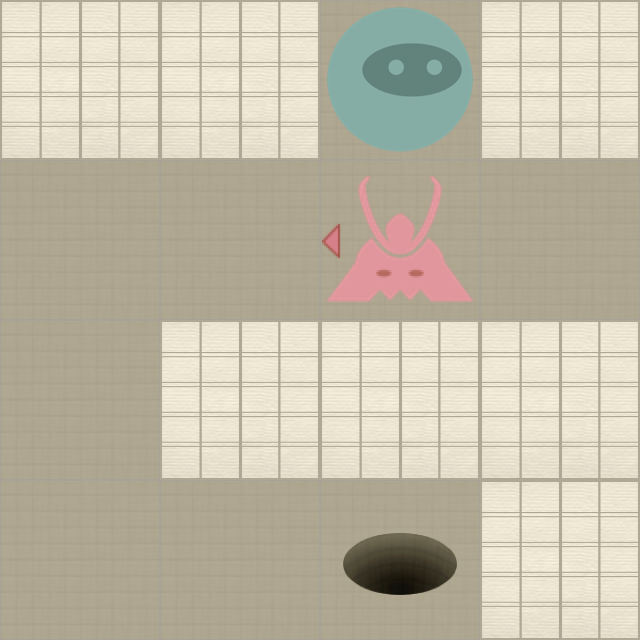

This game map was drawn from its Tiled (.tmx) file and the tilesets committed beside it. A one-line description and the trimmed map source follow:
An orthogonal 4x4 tile map with 160x160 px tiles, 2 tile layers (Level, Actors).

<map version="1.0" orientation="orthogonal" width="4" height="4" tilewidth="160" tileheight="160">
 <properties>
  <property name="moves" value="7" />
 </properties>
 <tileset firstgid="1" name="tiles" tilewidth="160" tileheight="160" spacing="2" margin="2">
  <image source="tiles-ipadhd.png" width="1024" height="1024" />
  <tile id="0">
   <properties>
    <property name="actor" value="exit" />
   </properties>
  </tile>
  <tile id="2">
   <properties>
    <property name="actor" value="guard" />
    <property name="direction" value="down" />
   </properties>
  </tile>
  <tile id="3">
   <properties>
    <property name="actor" value="guard" />
    <property name="direction" value="left" />
   </properties>
  </tile>
  <tile id="4">
   <properties>
    <property name="actor" value="guard" />
    <property name="direction" value="right" />
   </properties>
  </tile>
  <tile id="5">
   <properties>
    <property name="actor" value="guard" />
    <property name="direction" value="up" />
   </properties>
  </tile>
  <tile id="7">
   <properties>
    <property name="actor" value="player" />
   </properties>
  </tile>
  <tile id="8">
   <properties>
    <property name="actor" value="scroll" />
   </properties>
  </tile>
  <tile id="9">
   <properties>
    <property name="wall" value="1" />
   </properties>
  </tile>
 </tileset>
 <layer name="Level" width="4" height="4">
  <data>[16 cells, 16 non-empty, 2 distinct tile ids]</data>
 </layer>
 <layer name="Actors" width="4" height="4">
  <data>[16 cells, 3 non-empty, 3 distinct tile ids]</data>
 </layer>
</map>
